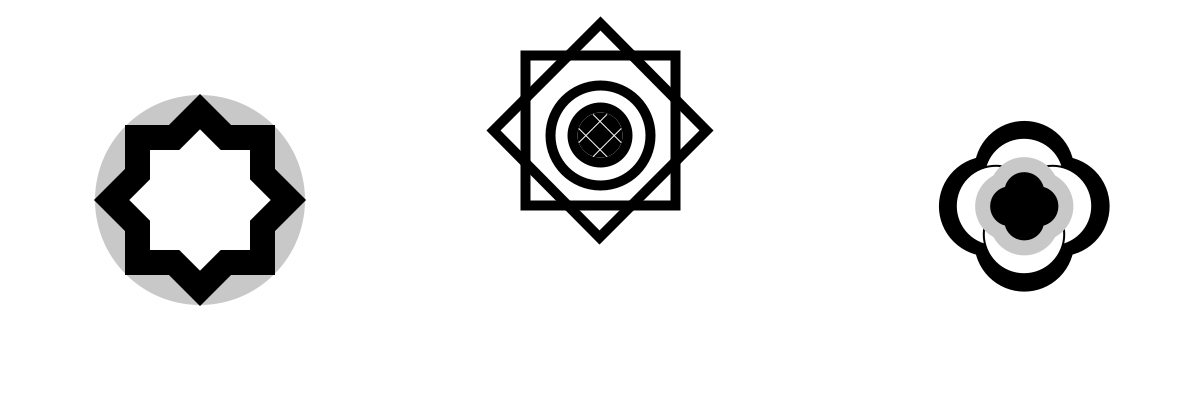
Frame 1 (no input)
Frame 60 (the mouse pressed at the canvas centre just before this capture): identical to frame 1, image omitted
Frame 120 (the mouse held since frame 60 and released just before this capture): identical to frame 1, image omitted

The Processing sketch that drew this single still picture (run headless with seeded random() and noise(); from frame 60 on, the mouse is pressed at the canvas centre):

// Processing sketch: gutierrezs05t00
// ── gutierrezs05t00.pde

boolean pressed; // declaracion de boolean
void setup(){
size(1200,400);//tamano canvas
rectMode(CENTER);//rectangulos se dibujaran desde el centro
}
void draw(){
  if (pressed){//si boolean es verdadero el fondo se ira a negro
    background(0);
  }
  else{
    background (255);//si el boolean es falso el fondo sera blanco
  }
mandala1(200,height/2);//declaracion de las coordenadas en las que se partira dibujando como si fueran 0
mandala2(600,130);//declaracion de las coordenadas en las que se partira dibujando como si fueran 0
mandala3(350,-250);// declaracion de las coordenadas en las que se partira dibujando como si fueran 0
}
void mandala1(int x, int y){
 noFill();
 strokeWeight(10);
 noStroke();
 fill(200);
 ellipse(x,y,210,210);
 fill(0);
 rect(x, y, 150, 150);
 pushMatrix();// se aislara la rotacion a solo un cuadrado
 translate(x,y);// se parte el dibujo y la rotacion desde aqui
 rotate(PI/4.0);// rotacion
 rect(0, 0, 150, 150);
 popMatrix();// se aislara la rotacion a solo un cuadrado
 noStroke();
 fill(255);
 rect(x, y, 100, 100);
 pushMatrix();// se aislara la rotacion a solo un cuadrado
 translate(x,y);
 rotate(PI/4.0);//rotacion
 rect(0, 0, 100, 100);
 popMatrix();// se aislara la rotacion a solo un cuadrado
}

void mandala2(int x, int y){
  stroke(0);
  noFill();
  rect(x, y, 150, 150);
  pushMatrix();
  translate(x,y);
  rotate(PI/4.0);
  rect(0, 0, 150, 150);
  popMatrix();
  noFill();
  ellipse(600,135,100,100);
  stroke(0);
  fill(255);
  ellipse(600,135,55,55);
  fill(0);
  ellipse(600,135,35,35);
  noStroke();
  translate(x,y-10);
  rotate(PI/4.0);
  for (int i = 1;i <= 40; i+=20){
   for (int j= 1;j <= 40; j+=20){
  strokeWeight(2);
  fill(0);
 fill (255);
  rect (i,j,20,1);//se dibujaran dos rectangulos(pareceran lineas por lo delgados que son)
 rect (i,j,1,20);
       }
  }
}
void mandala3(int a,int b){
  translate(a,b);
    for (int i = 1;i <= 100; i+=50){
   for (int j= 1;j <= 100; j+=50){
     fill(0);
     ellipse(i-15,j-15,100,100);
   }
    }
    for (int i = 1;i <= 80; i+=40){
   for (int j= 1;j <= 80; j+=40){
     fill(255);
     stroke(0);
     ellipse(i-10,j-10,80,80);
   }}
  for (int i = 1;i <= 40; i+=20){
   for (int j= 1;j <= 40; j+=20){
     noStroke();
     fill(200);
     ellipse(i,j,70,70);
     fill(0);
   }}
       for (int i = 1;i <= 40; i+=20){
   for (int j= 1;j <= 40; j+=20){
     ellipse(i,j,40,40);
}
  }
}
void keyPressed(){
  pressed = true; 
}
void keyReleased(){
  pressed = false; 
}
